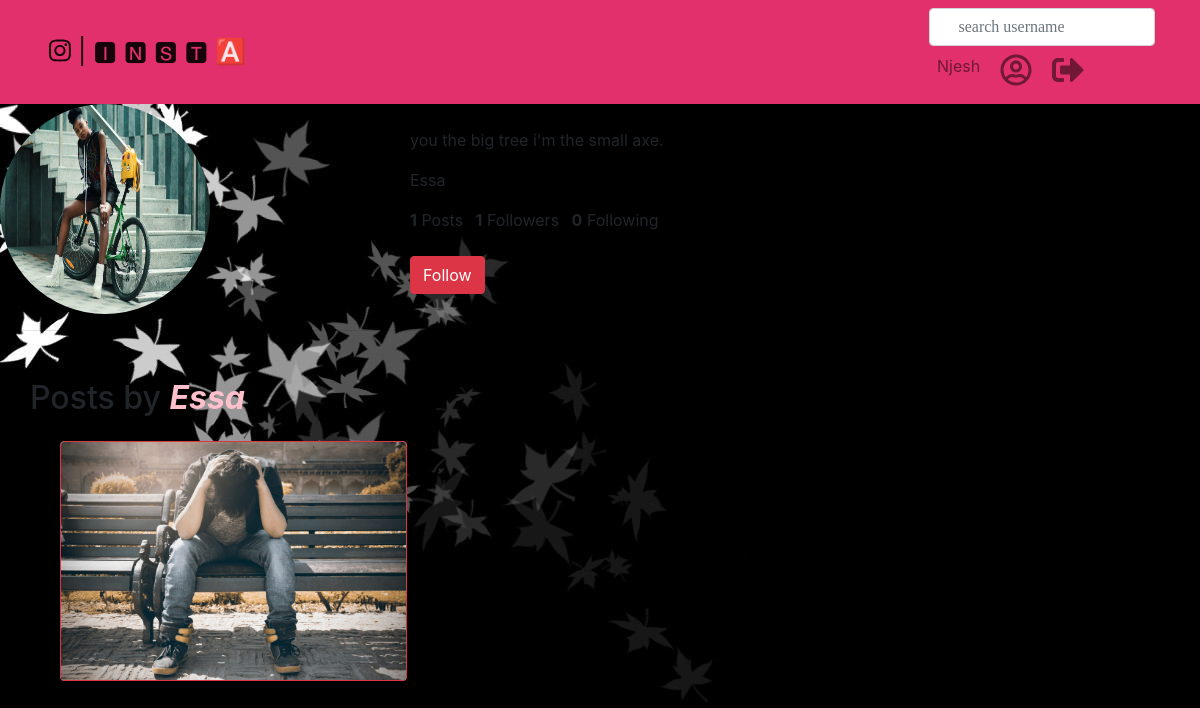
Page /all/1 (signed in) on the committed database.
### photoapp/models.py (models this page shows, shortened)
class Profile(models.Model):
    user = models.OneToOneField(User, on_delete=models.CASCADE,null=True)
    profile_photo= models.ImageField(upload_to='profiles/',null=True)
    bio= models.CharField(max_length=240, null=True)

class Image(models.Model):
    posted_by = models.ForeignKey(User, null=True)
    profile = models.ForeignKey(Profile, on_delete=models.CASCADE,null=True)
    insta_image = models.ImageField(upload_to='picha/',null=True)
    caption = models.TextField(null=True)
    likes = models.PositiveIntegerField(default=0)

### photoapp/views.py (the view)
# urls.py: url(r'^all/(?P<pk>\d+)', views.all, name='all'),
@login_required(login_url='/accounts/login/')
def all(request, pk):
    profile = Profile.objects.get(pk=pk)
    images = Image.objects.all().filter(posted_by_id=pk)
    content = {
        "profile": profile,
        'images': images,
    }
    return render(request, 'all.html', content)

### photoapp/templates/all.html (shortened to what this page needs)
{%extends 'base.html'%}
{% block content %}
{% load bootstrap4 %}
<div class="row">
  <div class="col-md-12">
    <div class="row">
      <div class="col-md-4">
        <img src="{{profile.profile_photo.url}}" alt="profile-photo" class="img-fluid-circle" style="border-radius: 55%;height:210px;width: 210px;">
      </div>
      <div class="col-md-5 text-left">
        <br>
        <p class="font">{{profile.bio}}</p>
        <p class="font">{{profile.user}}</p>
        <ul class="list-inline">
          <li class="list-inline-item">
            <span class="font-weight-bold">{{images|length}}</span> Posts
          </li>
          <li class="list-inline-item">
            <span class="font-weight-bold">{{profile.user.follow.all | length}}</span> Followers
          </li>
          <li class="list-inline-item">
            <span class="font-weight-bold">{{profile.user.c_user.all | length}}</span> Following
          </li><br><br>
          <li class="list-inline-item">
            <a href="#" class="btn btn-danger">Follow</a>
          </li>
        </ul>
      </div>
    </div>
  </div>
</div>
<hr>
<div class="container mt-5">
  <div class="row">
    <h2><p>Posts by <strong><em style="color:pink">{{profile.user}}</em></strong></p></h2>
  </div>
  <div class="container">
  <div class="card-columns">
    {% for image in images %}
    <div class="card border-danger">
      <img class="card-img-top" class="img-responsive" src="{{image.insta_image.url}}" size="100px200">
    </div>
    {%endfor%}
  </div>
</div>
  </div>
{% endblock %}

### photoapp/templates/navbar.html (shortened to what this page needs)
<!DOCTYPE html>
<html lang="en">
<head>
</head>
<body>
  <nav class="navbar navbar-expand-lg navbar-light sticky-top" style="background-color: #E1306C;" style="font-size: 25px">
    <div class="container">
      <a class="navbar-brand ml-1" href="{% url 'home' %}" style="font-size: 25px"><i class="fab fa-instagram "></i> | 🅸 🅽 🆂 🆃 🅰 </a>
      <div id="search">
      <div class="collapse navbar-collapse" id="navbarSupportedContent">
        <form class="form-inline mx-auto" role="search" action="{% url 'search_results' %}" method="get">
          <div class="form-group">
            <input type="text" class="form-control" role="search" placeholder="&#xf002; search username" aria-label="Search" name="username">
          </div>
        </form>
      </div>
        <ul class="navbar-nav">
          <li class="nav-item">
            <a class="nav-link" href="#" title="User">{{user}}</a>
          <li class="nav-item mx-1">
            <a class="nav-link" href="/profile/{{user.id}}" title="profile"><i class="far fa-user-circle fa-2x"></i></i></a>
          </li>
          <li class="nav-item">
            <a class="nav-link" href="/logout" title="Logout"><i class="fas fa-sign-out-alt fa-2x"></i></i></a>
          </li>
        </ul>
      </div>
    </div>
  </nav>
</body>
</html>

### photoapp/static/css/baseimages.css (style rules this page uses)
.form-control { font-family: "FontAwesome" }
body { background-image: url('/static/img/black.jpg'); z-index: 0; background-color: black; background-blend-mode: lighten; }

### rows in the picture
Profile: profile_photo (picture), bio "you the big tree i'm the small axe.", user "Essa", user.follow.all|length "1", user.c_user.all|length "0"
Image: insta_image (picture)

### other values in the picture
{{ user }} "Njesh"
{{ images|length }} "1"
